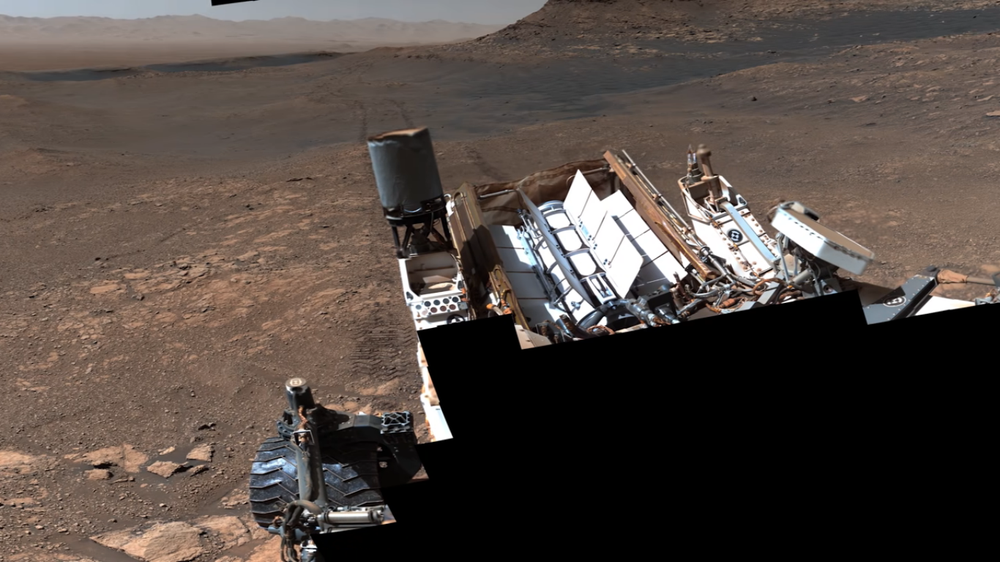
#> input picture Mars Curiosity/Samples/mars4.png, 1000 x 562 px, shrunk from 1366 x 768 before the run; its folder holds 4 pictures in this run
$ python mars.py Samples/mars1.png Samples/mars2.png Samples/mars3.png
#> lines starting #> are read from the running program, lines starting #| are printed output that depends on the picture

import cv2
import numpy as np
import sys

from os import listdir
from os.path import isfile, join


cv2.namedWindow("IMAGE STITCHING",cv2.WINDOW_NORMAL)

MIN_MATCH_COUNT = 10

def stitchImages(img1, img2):
    gray1 = cv2.cvtColor(img1,cv2.COLOR_BGR2GRAY)
    gray2 = cv2.cvtColor(img2,cv2.COLOR_BGR2GRAY)

    # Initiate SIFT detector
    orb = cv2.xfeatures2d.SIFT_create()

    # Find keypoints and descriptor using SIFT
    kp1, des1 = orb.detectAndCompute(gray1, None)
    kp2, des2 = orb.detectAndCompute(gray2, None)

    FLANN_INDEX_KDTREE = 0
    index_params = dict(algorithm = FLANN_INDEX_KDTREE, trees = 5)
    search_params = dict(checks = 50)
    flann = cv2.FlannBasedMatcher(index_params, search_params)

    matches = flann.knnMatch(np.asarray(des1,np.float32),np.asarray(des2,np.float32),k=2)

    # bf = cv2.BFMatcher()
    # matches = bf.knnMatch(des1,des2, k=2)

    good = []
    for m,n in matches:
        if m.distance < 0.5*n.distance:
            good.append(m)

    # [8 lines of commented-out code are left out]

    if len(good)>=MIN_MATCH_COUNT:
        src_pts = np.float32([ kp1[m.queryIdx].pt for m in good ]).reshape(-1,1,2)
        dst_pts = np.float32([ kp2[m.trainIdx].pt for m in good ]).reshape(-1,1,2)

        M, mask = cv2.findHomography(src_pts, dst_pts, cv2.RANSAC,5.0)
        h,w,c = img2.shape

        dst = cv2.warpPerspective(img1, M, (img1.shape[1]+ img2.shape[1], img2.shape[0]))
        dst[0:img2.shape[0], 0:img2.shape[1]] = img2
        return(dst,M)

    else:
        print("[Not enough matches are found]")
        matchesMask = None

#
if __name__ == "__main__":
    onlyfiles = [f for f in listdir("Samples") if isfile(join("Samples", f))]
    onlyfiles.sort()
    print(onlyfiles)


    onlyfiles=onlyfiles[::-1]
    img1 = cv2.imread("Samples/"+onlyfiles[0])
#> img1 is the input picture: shape (562, 1000, 3); mean B, G, R 66.6, 72.4, 82.8
    print("[ Stitching Started .... ]")
    for (i,j) in enumerate(onlyfiles[1:]):
        print(f"[ Stitching Status : Image No. {i+1}  ...]")
        img2 = cv2.imread("Samples/"+j)
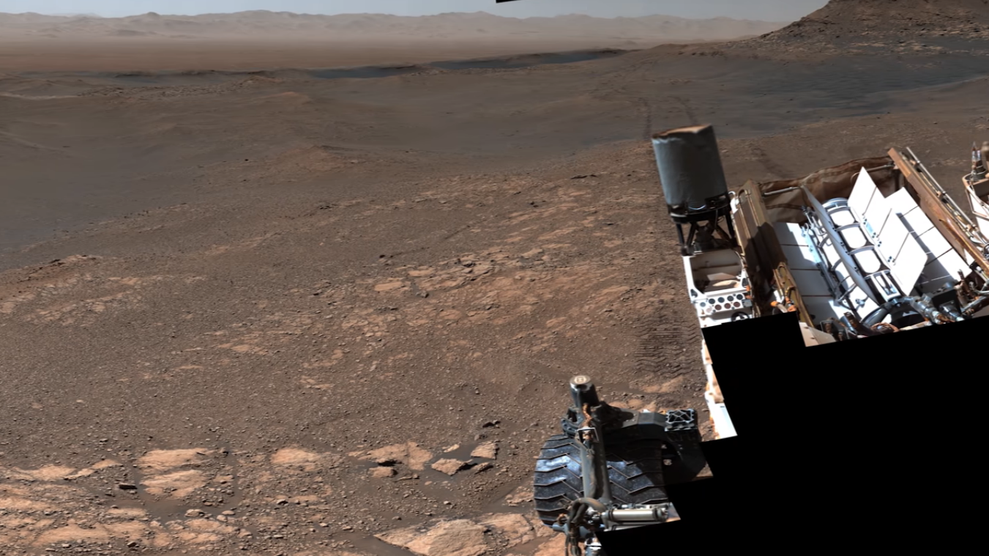
#> input picture Mars Curiosity/Samples/mars3.png, 989 x 556 px, shrunk from 1351 x 759 before the run
#> img2 is the input picture: shape (556, 989, 3); mean B, G, R 78.4, 86.2, 99.7
        img1 ,homography = stitchImages(img1,img2)
#> in stitchImages, `gray1 = cv2.cvtColor(img1,cv2.COLOR_BGR2GRAY)`:
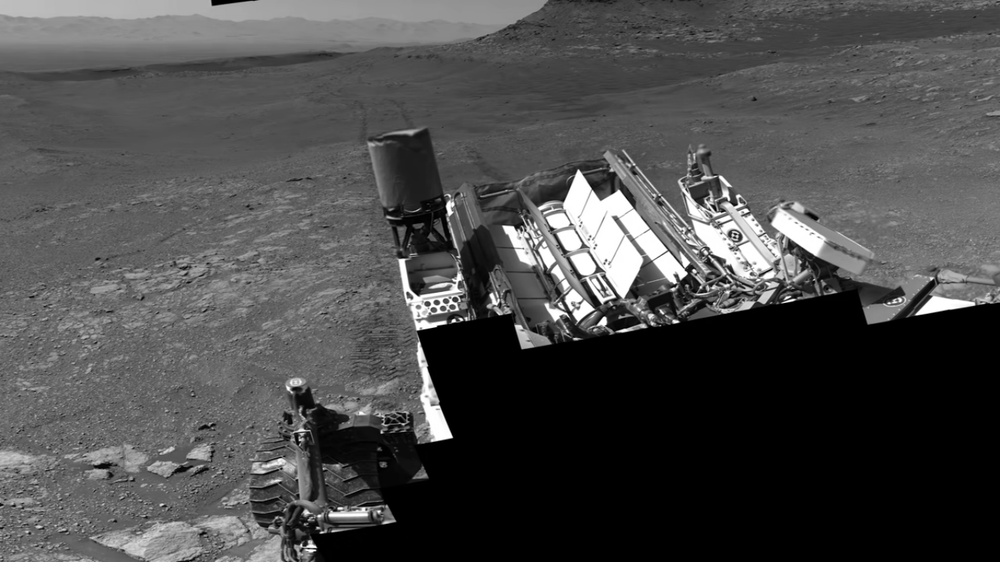
#> gray1: shape (562, 1000); min 0, max 255, mean 74.8
#> in stitchImages, `gray2 = cv2.cvtColor(img2,cv2.COLOR_BGR2GRAY)`:
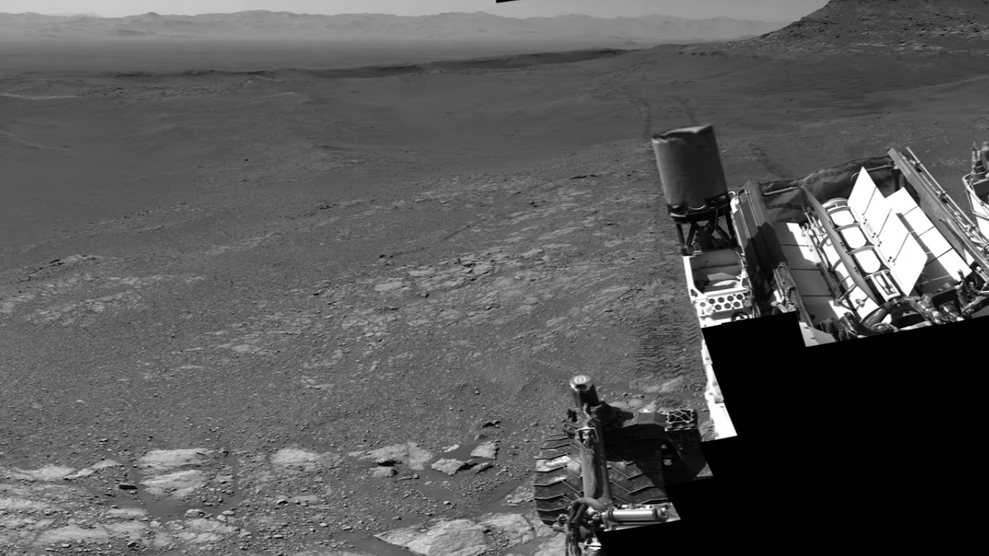
#> gray2: shape (556, 989); min 0, max 255, mean 89.3
#> in stitchImages, `kp1, des1 = orb.detectAndCompute(gray1, None)`: kp1 = 2442 keypoints; strongest (x, y, size): (454, 321, 2.6), (437, 427, 18.5), (603, 322, 5.2), (675, 321, 3.2)
#> in stitchImages, `kp2, des2 = orb.detectAndCompute(gray2, None)`: kp2 = 2464 keypoints; strongest (x, y, size): (738, 318, 2.6), (723, 426, 17.2), (888, 319, 5.2), (960, 319, 3.2)
#> in stitchImages, `matches = flann.knnMatch(np.asarray(des1,np.float32),np.asarray(des2,n..`: matches = 2442 matches
#> after the loop in stitchImages, `for m,n in matches:`: good = 1289 matches
#> in stitchImages, `src_pts = np.float32([ kp1[m.queryIdx].pt for m in good ]).reshape(-1,..`: src_pts = 1289 rows, first 8: [4.81, 481.4], [5.87, 478.4], [7.34, 293], [9.49, 326.3], [10.53, 447.2], [11.99, 503.4], [13.52, 322.1], [14, 505.6]
#> in stitchImages, `dst_pts = np.float32([ kp2[m.trainIdx].pt for m in good ]).reshape(-1,..`: dst_pts = 1289 rows, first 8: [289.2, 478.9], [290.1, 476], [291.6, 290.5], [293.8, 323.8], [295, 444.8], [296.5, 501], [298, 319.4], [298.4, 503.2]
#> in stitchImages, `M, mask = cv2.findHomography(src_pts, dst_pts, cv2.RANSAC,5.0)`: M = [[1, -3.14e-05, 284.3], [-2.79e-06, 1, -2.91], [-6.31e-09, -1.63e-07, 1]]; mask = 1289 values, max 1 at index 0, min 0 at index 808, mean 0.998
#> in stitchImages, `dst = cv2.warpPerspective(img1, M, (img1.shape[1]+ img2.shape[1], img2..`:
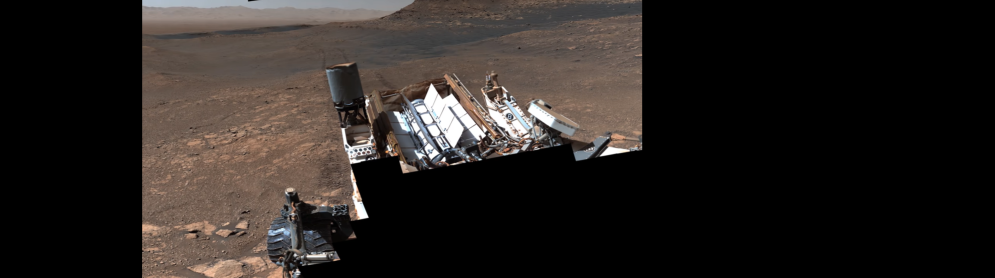
#> dst: shape (556, 1989, 3) (shown at 1/2 size); mean B, G, R 33.5, 36.4, 41.7
#> in stitchImages, `dst[0:img2.shape[0], 0:img2.shape[1]] = img2`:
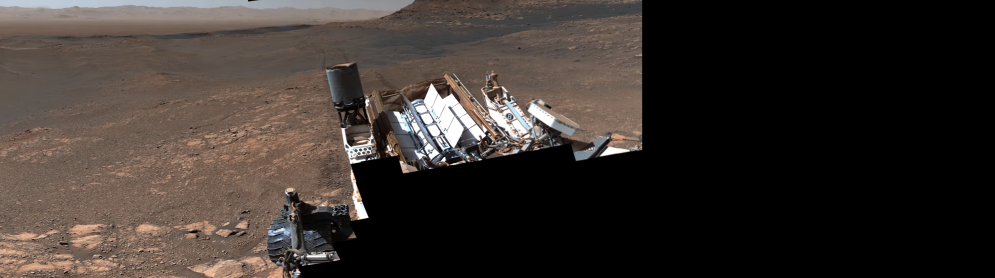
#> dst: shape (556, 1989, 3) (shown at 1/2 size); mean B, G, R 46.5, 51, 58.7
#> homography has the same summary as M in stitchImages
#> pass 2 of the loop `for (i,j) in enumerate(onlyfiles[1:]):`:
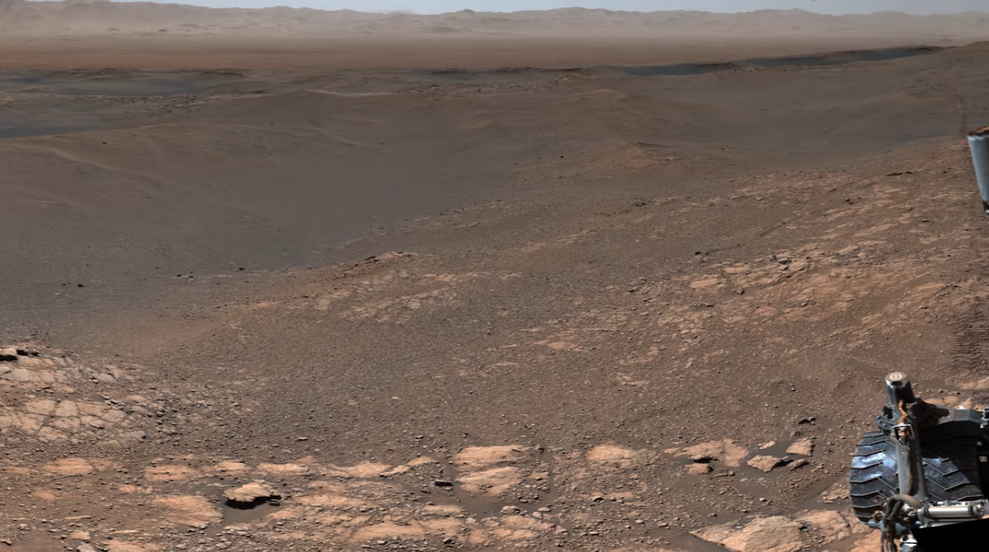
#> input picture Mars Curiosity/Samples/mars2.png, 989 x 552 px, shrunk from 1351 x 754 before the run
#> img2 is the input picture: shape (552, 989, 3); mean B, G, R 88.9, 99.4, 116.7
#> gray1: shape (556, 1989)
#> in stitchImages (call 2), `gray2 = cv2.cvtColor(img2,cv2.COLOR_BGR2GRAY)`:
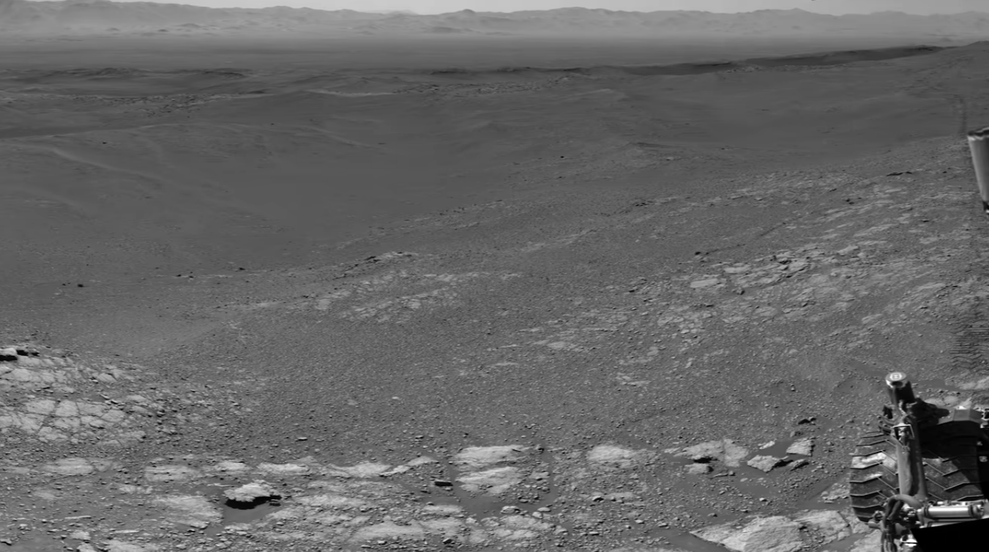
#> gray2: shape (552, 989); min 0, max 255, mean 103.3
#> kp1 = 3010 keypoints; strongest (x, y, size): (738, 318, 2.6), (723, 426, 17.2), (888, 319, 5.2), (960, 319, 3.2)
#> kp2 = 2179 keypoints; strongest (x, y, size): (906, 507, 3.9), (921, 527, 1.9), (911, 541, 6.7), (982, 426, 2)
#> matches = 3010 matches
#> after the loop in stitchImages (call 2), `for m,n in matches:`: good = 990 matches
#> src_pts = 990 rows, first 8: [4.4, 529.6], [8.63, 486.7], [12.94, 515.1], [14.92, 522], [17.13, 476], [18, 519.4], [18.99, 541.7], [18.99, 541.7]
#> dst_pts = 990 rows, first 8: [320.1, 526.3], [324.3, 483.5], [328.6, 511.9], [330.6, 518.8], [332.9, 472.7], [333.7, 516.1], [334.7, 538.4], [334.7, 538.4]
#> M = [[1, 6.48e-06, 315.6], [5.87e-05, 0.999, -2.93], [1.93e-07, -1.17e-07, 1]]; mask = 990 values, max 1 at index 0, min 0 at index 989, mean 0.999
#> in stitchImages (call 2), `dst[0:img2.shape[0], 0:img2.shape[1]] = img2`:
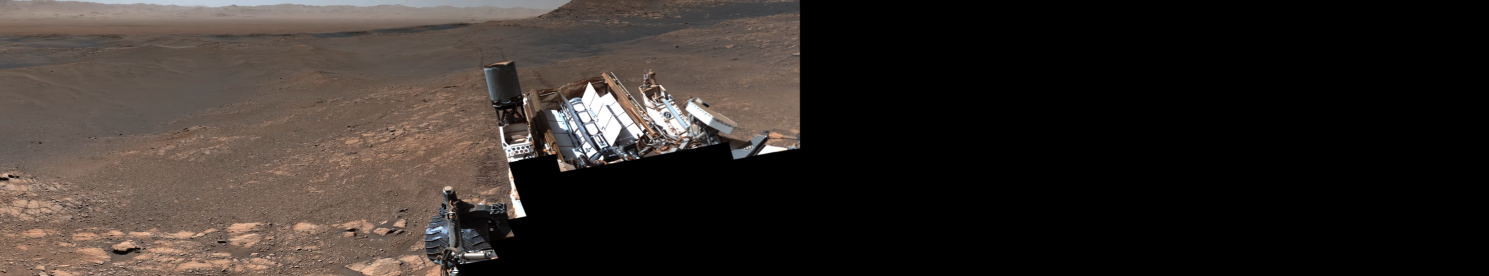
#> dst: shape (552, 2978, 3) (shown at 1/2 size); mean B, G, R 40.6, 44.7, 51.7
#> homography has the same summary as M in stitchImages
#> pass 3 of the loop `for (i,j) in enumerate(onlyfiles[1:]):`:
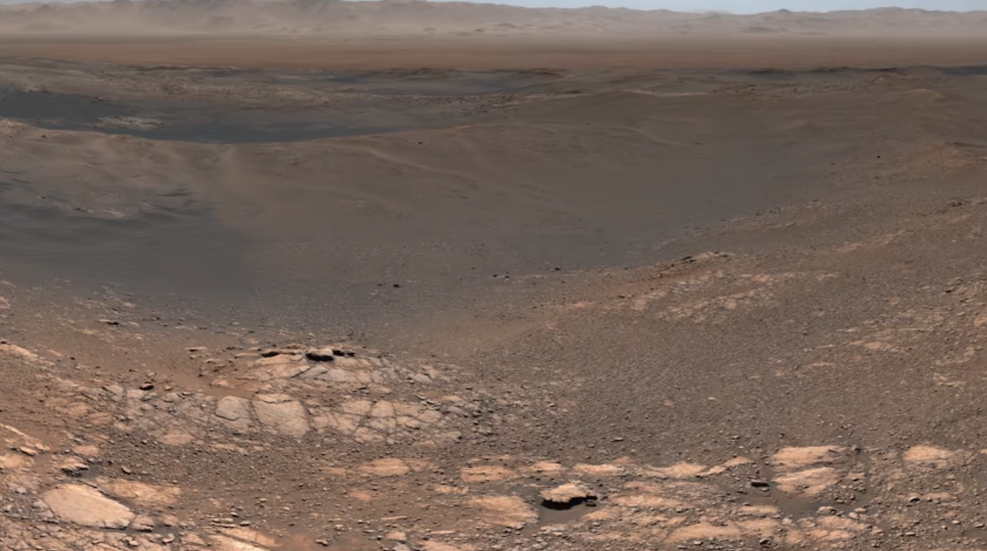
#> input picture Mars Curiosity/Samples/mars1.png, 987 x 551 px, shrunk from 1348 x 752 before the run
#> img2 is the input picture: shape (551, 987, 3); mean B, G, R 91.1, 101.5, 119.2
#> gray1: shape (552, 2978)
#> in stitchImages (call 3), `gray2 = cv2.cvtColor(img2,cv2.COLOR_BGR2GRAY)`:
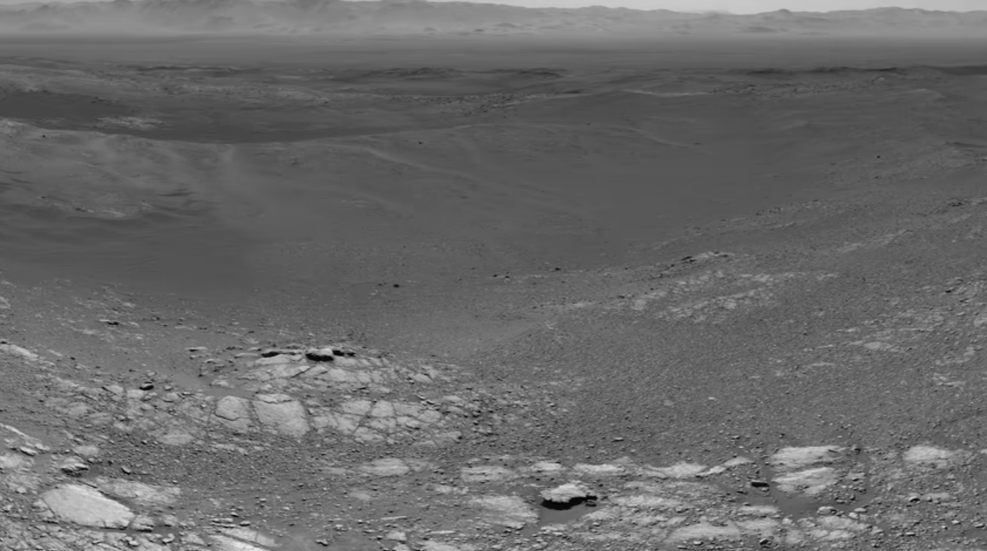
#> gray2: shape (551, 987); min 3, max 231, mean 105.6
#> kp1 = 3700 keypoints; strongest (x, y, size): (1038, 423, 17.4), (1053, 315, 2.6), (1203, 316, 5.2), (1275, 316, 3.2)
#> kp2 = 2605 keypoints; strongest (x, y, size): (337, 353, 4.4), (313, 358, 7.7), (164, 543, 2.6), (916, 499, 2.6)
#> matches = 3700 matches
#> after the loop in stitchImages (call 3), `for m,n in matches:`: good = 682 matches
#> src_pts = 682 rows, first 8: [2.49, 539.8], [5.95, 463.7], [8.33, 375.8], [9.03, 544.4], [9.14, 400.7], [9.32, 541.9], [9.54, 438.7], [10.24, 467]
#> dst_pts = 682 rows, first 8: [318.2, 540.4], [321.9, 464.3], [324.4, 376.2], [324.9, 545], [325.1, 400.9], [325.3, 542.4], [325.7, 439.2], [326.7, 467.5]
#> M = [[1, 1.7e-05, 316.1], [-0.000212, 1, -0.213], [-4.13e-07, 2.68e-07, 1]]; mask = 682 values from 1 to 1
#> in stitchImages (call 3), `dst[0:img2.shape[0], 0:img2.shape[1]] = img2`:
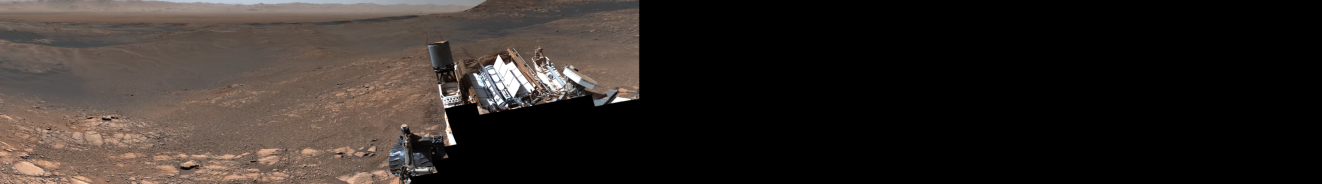
#> dst: shape (551, 3965, 3) (shown at 1/3 size); mean B, G, R 37.9, 41.7, 48.4
#> homography has the same summary as M in stitchImages
    # stitchImages(img1,img2)
    print("[ Stitching Done !]")
    cv2.imwrite(f"Result/Mars_Curiosity.png",img1)
    # co["currentOutput"]=str(int(co["currentOutput"])+1)
    # if sys.argv[3]=="1":
    #     with open('config.json', 'w') as f:
    #         json.dump(co, f)
    cv2.imshow("IMAGE STITCHING",img1)
    cv2.waitKey(0)
